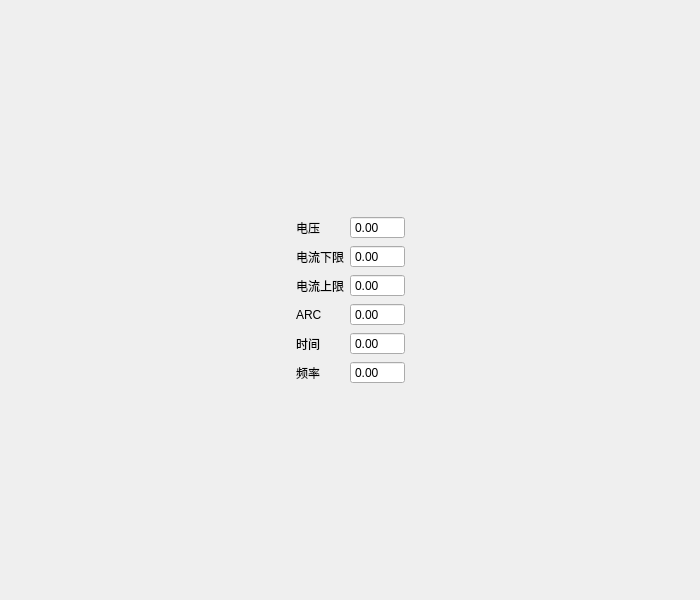
<?xml version="1.0" encoding="UTF-8"?>
<ui version="4.0">
 <class>CConfigAcv</class>
 <widget class="QWidget" name="CConfigAcv">
  <property name="geometry">
   <rect>
    <x>0</x>
    <y>0</y>
    <width>700</width>
    <height>600</height>
   </rect>
  </property>
  <property name="windowTitle">
   <string>Form</string>
  </property>
  <layout class="QHBoxLayout" name="horizontalLayout">
   <item>
    <spacer name="horizontalSpacer">
     <property name="orientation">
      <enum>Qt::Horizontal</enum>
     </property>
     <property name="sizeHint" stdset="0">
      <size>
       <width>40</width>
       <height>20</height>
      </size>
     </property>
    </spacer>
   </item>
   <item>
    <widget class="QWidget" name="widget" native="true">
     <layout class="QVBoxLayout" name="verticalLayout">
      <item>
       <spacer name="verticalSpacer_2">
        <property name="orientation">
         <enum>Qt::Vertical</enum>
        </property>
        <property name="sizeHint" stdset="0">
         <size>
          <width>20</width>
          <height>40</height>
         </size>
        </property>
       </spacer>
      </item>
      <item>
       <widget class="QWidget" name="widget_3" native="true">
        <layout class="QGridLayout" name="gridLayout_2">
         <item row="4" column="0">
          <widget class="QLabel" name="label_6">
           <property name="text">
            <string>ARC</string>
           </property>
          </widget>
         </item>
         <item row="0" column="0">
          <widget class="QLabel" name="label">
           <property name="text">
            <string>电压</string>
           </property>
          </widget>
         </item>
         <item row="0" column="1">
          <widget class="QDoubleSpinBox" name="spinBox1">
           <property name="buttonSymbols">
            <enum>QAbstractSpinBox::NoButtons</enum>
           </property>
           <property name="maximum">
            <double>9999.989999999999782</double>
           </property>
          </widget>
         </item>
         <item row="6" column="0">
          <widget class="QLabel" name="label_2">
           <property name="text">
            <string>时间</string>
           </property>
          </widget>
         </item>
         <item row="2" column="0">
          <widget class="QLabel" name="label_3">
           <property name="text">
            <string>电流下限</string>
           </property>
          </widget>
         </item>
         <item row="3" column="0">
          <widget class="QLabel" name="label_4">
           <property name="text">
            <string>电流上限</string>
           </property>
          </widget>
         </item>
         <item row="7" column="0">
          <widget class="QLabel" name="label_5">
           <property name="text">
            <string>频率</string>
           </property>
          </widget>
         </item>
         <item row="4" column="1">
          <widget class="QDoubleSpinBox" name="spinBox4">
           <property name="buttonSymbols">
            <enum>QAbstractSpinBox::NoButtons</enum>
           </property>
          </widget>
         </item>
         <item row="3" column="1">
          <widget class="QDoubleSpinBox" name="spinBox3">
           <property name="buttonSymbols">
            <enum>QAbstractSpinBox::NoButtons</enum>
           </property>
          </widget>
         </item>
         <item row="2" column="1">
          <widget class="QDoubleSpinBox" name="spinBox2">
           <property name="buttonSymbols">
            <enum>QAbstractSpinBox::NoButtons</enum>
           </property>
          </widget>
         </item>
         <item row="7" column="1">
          <widget class="QDoubleSpinBox" name="spinBox6">
           <property name="buttonSymbols">
            <enum>QAbstractSpinBox::NoButtons</enum>
           </property>
          </widget>
         </item>
         <item row="6" column="1">
          <widget class="QDoubleSpinBox" name="spinBox5">
           <property name="buttonSymbols">
            <enum>QAbstractSpinBox::NoButtons</enum>
           </property>
          </widget>
         </item>
        </layout>
       </widget>
      </item>
      <item>
       <spacer name="verticalSpacer_3">
        <property name="orientation">
         <enum>Qt::Vertical</enum>
        </property>
        <property name="sizeHint" stdset="0">
         <size>
          <width>20</width>
          <height>40</height>
         </size>
        </property>
       </spacer>
      </item>
     </layout>
    </widget>
   </item>
   <item>
    <spacer name="horizontalSpacer_2">
     <property name="orientation">
      <enum>Qt::Horizontal</enum>
     </property>
     <property name="sizeHint" stdset="0">
      <size>
       <width>40</width>
       <height>20</height>
      </size>
     </property>
    </spacer>
   </item>
  </layout>
 </widget>
 <resources/>
 <connections/>
</ui>
